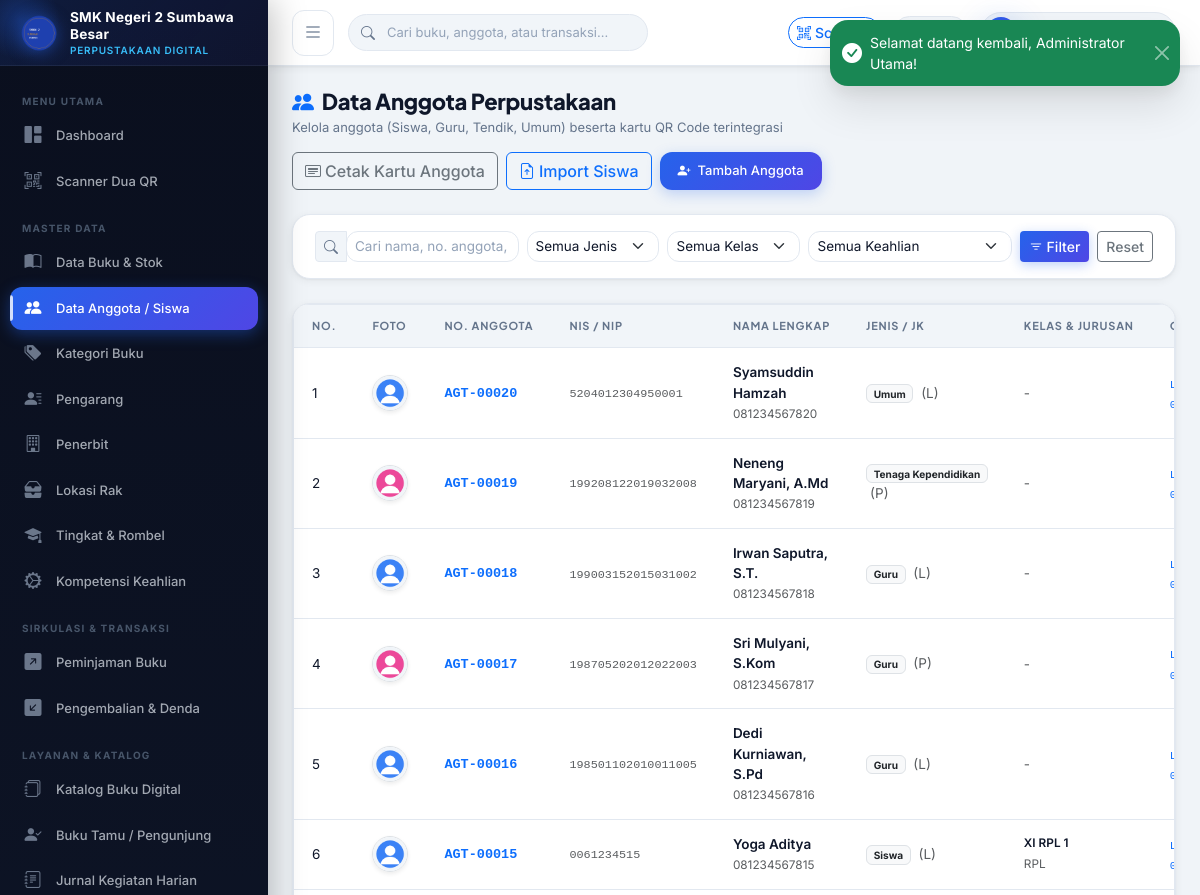
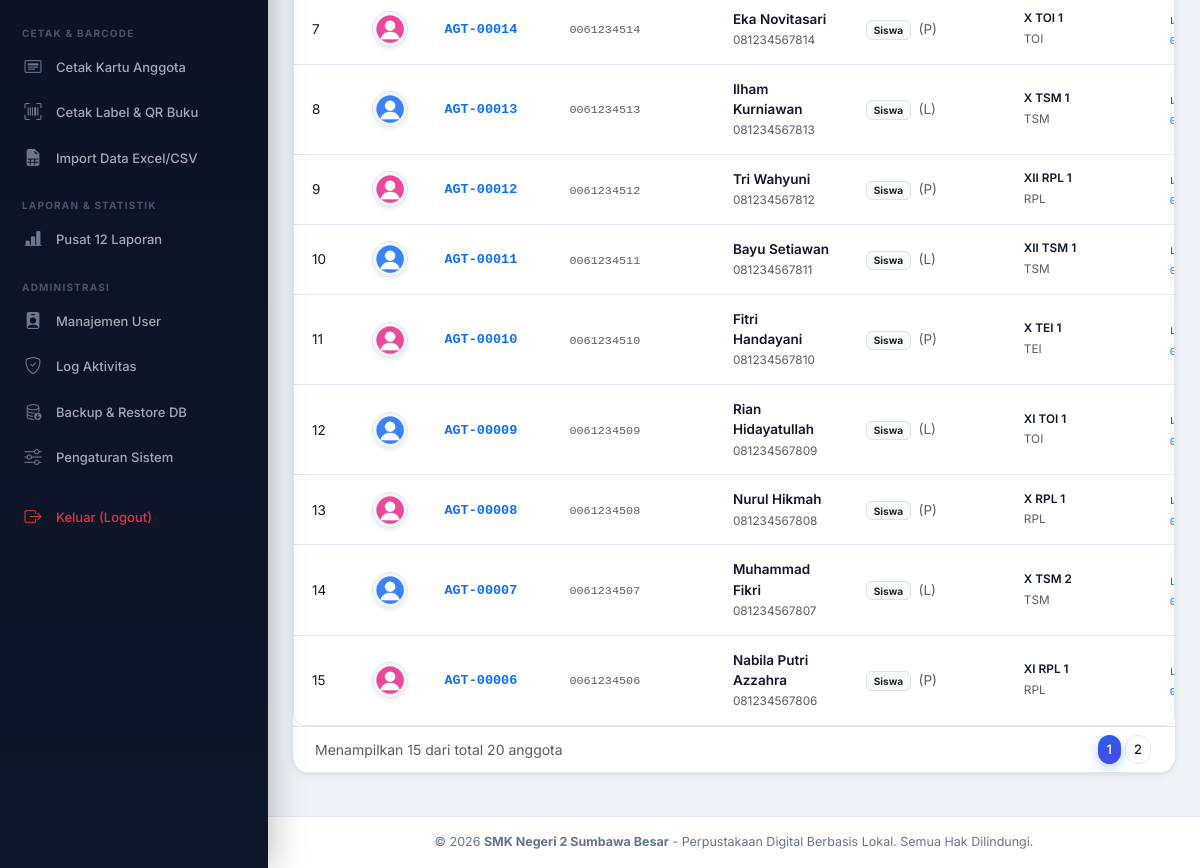
The page /index.php?page=anggota (signed in) on the database its author committed (2 pictures, top to bottom).
### tables this page shows
CREATE TABLE `anggota` (
  `id` INT AUTO_INCREMENT PRIMARY KEY,
  `user_id` INT NULL,
  `nomor_anggota` VARCHAR(30) NOT NULL UNIQUE,
  `identitas_no` VARCHAR(30) NOT NULL UNIQUE,  
  `nama` VARCHAR(100) NOT NULL,
  `jenis_anggota` ENUM('Siswa', 'Guru', 'Tenaga Kependidikan', 'Umum') NOT NULL DEFAULT 'Siswa',
  `jenis_kelamin` ENUM('L', 'P') NOT NULL,
  `kelas_id` INT NULL,
  `jurusan_id` INT NULL,
  `nomor_hp` VARCHAR(20) NULL,
  `alamat` TEXT NULL,
  `foto` VARCHAR(255) NULL,
  `qr_token` VARCHAR(100) NOT NULL UNIQUE,
  `qr_image` VARCHAR(255) NULL,
  `status_aktif` TINYINT(1) NOT NULL DEFAULT 1,
  `tanggal_registrasi` DATE NOT NULL,
  `created_at` DATETIME NOT NULL DEFAULT CURRENT_TIMESTAMP,
  `updated_at` DATETIME NOT NULL DEFAULT CURRENT_TIMESTAMP ON UPDATE CURRENT_TIMESTAMP,
  INDEX `idx_anggota_kelas` (`kelas_id`),
  INDEX `idx_anggota_jurusan` (`jurusan_id`),
  INDEX `idx_anggota_qr` (`qr_token`),
  CONSTRAINT `fk_anggota_user` FOREIGN KEY (`user_id`) REFERENCES `users` (`id`) ON DELETE SET NULL ON UPDATE CASCADE,
  CONSTRAINT `fk_anggota_kelas` FOREIGN KEY (`kelas_id`) REFERENCES `kelas` (`id`) ON DELETE SET NULL ON UPDATE CASCADE,
  CONSTRAINT `fk_anggota_jurusan` FOREIGN KEY (`jurusan_id`) REFERENCES `jurusan` (`id`) ON DELETE SET NULL ON UPDATE CASCADE
);

CREATE TABLE `kelas` (
  `id` INT AUTO_INCREMENT PRIMARY KEY,
  `tingkat` ENUM('X', 'XI', 'XII') NOT NULL,
  `jurusan_id` INT NOT NULL,
  `rombel` VARCHAR(10) NOT NULL DEFAULT '1',
  `nama_kelas` VARCHAR(50) NOT NULL,
  `created_at` DATETIME NOT NULL DEFAULT CURRENT_TIMESTAMP,
  INDEX `idx_jurusan_id` (`jurusan_id`),
  CONSTRAINT `fk_kelas_jurusan` FOREIGN KEY (`jurusan_id`) REFERENCES `jurusan` (`id`) ON UPDATE CASCADE
);

CREATE TABLE `jurusan` (
  `id` INT AUTO_INCREMENT PRIMARY KEY,
  `kode_jurusan` VARCHAR(20) NOT NULL UNIQUE,
  `nama_jurusan` VARCHAR(100) NOT NULL,
  `created_at` DATETIME NOT NULL DEFAULT CURRENT_TIMESTAMP
);

### config/config.php (called while the page is built, shortened)
<?php
require_once __DIR__ . '/database.php';
function base_url(string $path = ''): string {
    $path = ltrim($path, '/');
    return BASE_URL . ($path ? '/' . $path : '');
}

### config/database.php (called while the page is built, shortened)
<?php
class Database {
    private static ?PDO $instance = null;
    public static function getConnection(): PDO {
        if (self::$instance === null) {
            $options = [
                PDO::ATTR_ERRMODE            => PDO::ERRMODE_EXCEPTION,
                PDO::ATTR_DEFAULT_FETCH_MODE => PDO::FETCH_ASSOC,
                PDO::ATTR_EMULATE_PREPARES   => false,
            ];
            $dsn = "mysql:host=" . DB_HOST . ";port=" . DB_PORT . ";dbname=" . DB_NAME . ";charset=utf8mb4";
            try {
                self::$instance = new PDO($dsn, DB_USER, DB_PASS, $options);
            } catch (PDOException $e) {
                error_log("Database Connection Error: " . $e->getMessage());
                die('<div style="font-family:sans-serif;max-width:600px;margin:50px auto;padding:25px;border:1px solid #f5c6cb;background:#f8d7da;color:#721c24;border-radius:8px;">' .
                    '<h3 style="margin-top:0;">Gagal Terhubung ke Database MySQL</h3>' .
                    '<p>Pastikan layanan <strong>MySQL di XAMPP</strong> sudah diaktifkan dan database <strong>perpustakaan_db</strong> sudah di-import melalui phpMyAdmin.</p>' .
                    '<p style="font-size:12px;color:#856404;background:#fff3cd;padding:8px;border-radius:4px;">Detail konfigurasi: Host: ' . DB_HOST . ' | Database: ' . DB_NAME . ' | User: ' . DB_USER . '</p>' .
                    '</div>');
            }
        }
        return self::$instance;
    }
}
function get_db(): PDO {
    return Database::getConnection();
}

### models/Anggota.php (called while the page is built, shortened)
<?php
require_once __DIR__ . '/../config/database.php';
class Anggota {
    private PDO $db;
    public function __construct() {
        $this->db = get_db();
    }
    public function getAll(array $filters = [], int $limit = 20, int $offset = 0): array {
        $sql = "
            SELECT a.*, k.nama_kelas, j.kode_jurusan, j.nama_jurusan
            FROM anggota a
            LEFT JOIN kelas k ON a.kelas_id = k.id
            LEFT JOIN jurusan j ON a.jurusan_id = j.id
            WHERE 1=1
        ";
        $params = [];
        $sql .= " ORDER BY a.id DESC LIMIT " . (int)$limit . " OFFSET " . (int)$offset;
        $stmt = $this->db->prepare($sql);
        $stmt->execute($params);
        return $stmt->fetchAll();
    }
    public function countAll(array $filters = []): int {
        $sql = "
            SELECT COUNT(*) AS total
            FROM anggota a
            WHERE 1=1
        ";
        $params = [];
        $stmt = $this->db->prepare($sql);
        $stmt->execute($params);
        return (int)$stmt->fetchColumn();
    }
}

### views/anggota/index.php (the view, shortened to what this page needs)
<?php
require_once __DIR__ . '/../../config/config.php';
require_once __DIR__ . '/../../config/auth.php';
require_once __DIR__ . '/../../models/Anggota.php';
$anggotaModel = new Anggota();
$pageNo = max(1, (int)($_GET['p'] ?? 1));
$limit = 15;
$offset = ($pageNo - 1) * $limit;
$filters = [
    'search'        => trim($_GET['search'] ?? ''),
    'jenis_anggota' => trim($_GET['jenis_anggota'] ?? ''),
    'kelas_id'      => trim($_GET['kelas_id'] ?? ''),
    'jurusan_id'    => trim($_GET['jurusan_id'] ?? '')
];
$members = $anggotaModel->getAll($filters, $limit, $offset);
$totalRows = $anggotaModel->countAll($filters);
$totalPages = ceil($totalRows / $limit);
require_once __DIR__ . '/../layouts/header.php';
require_once __DIR__ . '/../layouts/sidebar.php';
?>
<div class="main-content">
    <?php require_once __DIR__ . '/../layouts/navbar.php'; ?>
    <div class="page-container">
        <div class="page-header">
            <div>
                <h1 class="page-title"><i class="bi bi-people-fill text-primary me-2"></i>Data Anggota Perpustakaan</h1>
                <div class="page-subtitle">Kelola anggota (Siswa, Guru, Tendik, Umum) beserta kartu QR Code terintegrasi</div>
            </div>
            <div class="d-flex gap-2">
                <a href="<?= base_url('index.php?page=cetak_kartu_massal') ?>" class="btn btn-outline-secondary">
                    <i class="bi bi-card-heading me-1"></i>Cetak Kartu Anggota
                </a>
                <a href="<?= base_url('index.php?page=import') ?>" class="btn btn-outline-primary">
                    <i class="bi bi-file-earmark-arrow-up me-1"></i>Import Siswa
                </a>
                <a href="<?= base_url('index.php?page=anggota_create') ?>" class="btn btn-primary-custom">
                    <i class="bi bi-person-plus-fill"></i> Tambah Anggota
                </a>
            </div>
        </div>
        <div class="card-custom mb-4">
            <div class="card-custom-body py-3">
                <form method="GET" action="<?= base_url('index.php') ?>" class="row g-2 align-items-center">
                    <div class="col-md-3">
                        <div class="input-group input-group-sm">
                            <span class="input-group-text"><i class="bi bi-search"></i></span>
                            <input type="text" name="search" class="form-control" placeholder="Cari nama, no. anggota, NISN..." value="<?= htmlspecialchars($filters['search'], ENT_QUOTES, 'UTF-8') ?>">
                        </div>
                    </div>
                    <div class="col-md-2">
                        <select name="jenis_anggota" class="form-select form-select-sm">
                            <option value="">Semua Jenis</option>
                        </select>
                    </div>
                    <div class="col-md-2">
                        <select name="kelas_id" class="form-select form-select-sm">
                            <option value="">Semua Kelas</option>
                        </select>
                    </div>
                    <div class="col-md-3">
                        <select name="jurusan_id" class="form-select form-select-sm">
                            <option value="">Semua Keahlian</option>
                        </select>
                    </div>
                    <div class="col-md-2 d-flex gap-2">
                        <button type="submit" class="btn btn-sm btn-primary flex-grow-1">
                            <i class="bi bi-filter"></i> Filter
                        </button>
                        <a href="<?= base_url('index.php?page=anggota') ?>" class="btn btn-sm btn-outline-secondary">
                            Reset
                        </a>
                    </div>
                </form>
            </div>
        </div>
        <div class="card-custom">
            <div class="table-responsive">
                <table class="table-custom">
                    <thead>
                        <tr>
                            <th>No.</th>
                            <th>Foto</th>
                            <th>No. Anggota</th>
                            <th>NIS / NIP</th>
                            <th>Nama Lengkap</th>
                            <th>Jenis / JK</th>
                            <th>Kelas & Jurusan</th>
                            <th>QR Token Anggota</th>
                        </tr>
                    </thead>
                    <tbody>
                        <?php if (empty($members)): ?>
                        <tr>
                            <td colspan="10" class="text-center py-5 text-muted">
                                <i class="bi bi-person-x fs-2 d-block mb-2 opacity-50"></i>
                                Tidak ada data anggota ditemukan.
                            </td>
                        </tr>
                        <?php else: ?>
                            <?php foreach ($members as $idx => $m): ?>
                            <?php
                                $photoUrl = !empty($m['foto']) && file_exists(UPLOAD_ANGGOTA_PATH . '/' . $m['foto'])
                                    ? base_url('uploads/anggota/' . $m['foto'])
                                    : asset_url('images/' . ($m['jenis_kelamin'] === 'P' ? 'default_avatar_f.png' : 'default_avatar_m.png'));
                            ?>
                            <tr>
                                <td><?= $offset + $idx + 1 ?></td>
                                <td>
                                    <img src="<?= $photoUrl ?>" alt="Foto" class="rounded-circle border shadow-sm" style="width: 36px; height: 36px; object-fit: cover;">
                                </td>
                                <td><span class="fw-bold font-monospace text-primary"><?= htmlspecialchars($m['nomor_anggota'], ENT_QUOTES, 'UTF-8') ?></span></td>
                                <td><span class="text-muted font-monospace small"><?= htmlspecialchars($m['identitas_no'], ENT_QUOTES, 'UTF-8') ?></span></td>
                                <td>
                                    <div class="fw-semibold text-main"><?= htmlspecialchars($m['nama'], ENT_QUOTES, 'UTF-8') ?></div>
                                    <small class="text-muted"><?= htmlspecialchars($m['nomor_hp'] ?: '-', ENT_QUOTES, 'UTF-8') ?></small>
                                </td>
                                <td>
                                    <span class="badge bg-light text-dark border"><?= htmlspecialchars($m['jenis_anggota'], ENT_QUOTES, 'UTF-8') ?></span>
                                    <span class="text-muted ms-1">(<?= $m['jenis_kelamin'] ?>)</span>
                                </td>
                                <td>
                                    <?php if ($m['nama_kelas']): ?>
                                        <div class="fw-semibold small"><?= htmlspecialchars($m['nama_kelas'], ENT_QUOTES, 'UTF-8') ?></div>
                                        <small class="text-muted"><?= htmlspecialchars($m['kode_jurusan'] ?? '', ENT_QUOTES, 'UTF-8') ?></small>
                                    <?php else: ?>
                                        <span class="text-muted">-</span>
                                    <?php endif; ?>
                                </td>
                                <td>
                                    <span class="font-monospace small text-primary" style="font-size: 11px;">
                                    </span>
                                </td>
                            </tr>
                            <?php endforeach; ?>
                        <?php endif; ?>
                    </tbody>
                </table>
            </div>
            <?php if ($totalPages > 1): ?>
            <div class="card-custom-header border-top d-flex justify-content-between align-items-center py-2">
                <small class="text-muted">Menampilkan <?= count($members) ?> dari total <?= $totalRows ?> anggota</small>
                <ul class="pagination pagination-sm mb-0">
                    <?php for ($i = 1; $i <= $totalPages; $i++): ?>
                    <li class="page-item <?= ($i === $pageNo) ? 'active' : '' ?>">
                        <a class="page-link" href="<?= base_url('index.php?page=anggota&p=' . $i . '&' . http_build_query($filters)) ?>"><?= $i ?></a>
                    </li>
                    <?php endfor; ?>
                </ul>
            </div>
            <?php endif; ?>
        </div>
    </div>
<?php require_once __DIR__ . '/../layouts/footer.php'; ?>

### rows shown on the page
anggota: idx "1", foto (placeholder picture), nomor_anggota "AGT-00020", identitas_no "5204012304950001", nama "Syamsuddin Hamzah", nomor_hp "081234567820", jenis_anggota "Umum", jenis_kelamin "L"
anggota: idx "2", foto (placeholder picture), nomor_anggota "AGT-00019", identitas_no "199208122019032008", nama "Neneng Maryani, A.Md", nomor_hp "081234567819", jenis_anggota "Tenaga Kependidikan", jenis_kelamin "P"
anggota: idx "3", foto (placeholder picture), nomor_anggota "AGT-00018", identitas_no "199003152015031002", nama "Irwan Saputra, S.T.", nomor_hp "081234567818", jenis_anggota "Guru", jenis_kelamin "L"
anggota: idx "4", foto (placeholder picture), nomor_anggota "AGT-00017", identitas_no "198705202012022003", nama "Sri Mulyani, S.Kom", nomor_hp "081234567817", jenis_anggota "Guru", jenis_kelamin "P"
anggota: idx "5", foto (placeholder picture), nomor_anggota "AGT-00016", identitas_no "198501102010011005", nama "Dedi Kurniawan, S.Pd", nomor_hp "081234567816", jenis_anggota "Guru", jenis_kelamin "L"
anggota: idx "6", foto (placeholder picture), nomor_anggota "AGT-00015", identitas_no "0061234515", nama "Yoga Aditya", nomor_hp "081234567815", jenis_anggota "Siswa", jenis_kelamin "L", kelas.nama_kelas "XI RPL 1", jurusan.kode_jurusan "RPL"
anggota: idx "7", foto (placeholder picture), nomor_anggota "AGT-00014", identitas_no "0061234514", nama "Eka Novitasari", nomor_hp "081234567814", jenis_anggota "Siswa", jenis_kelamin "P", kelas.nama_kelas "X TOI 1", jurusan.kode_jurusan "TOI"
anggota: idx "8", foto (placeholder picture), nomor_anggota "AGT-00013", identitas_no "0061234513", nama "Ilham Kurniawan", nomor_hp "081234567813", jenis_anggota "Siswa", jenis_kelamin "L", kelas.nama_kelas "X TSM 1", jurusan.kode_jurusan "TSM"
anggota: idx "9", foto (placeholder picture), nomor_anggota "AGT-00012", identitas_no "0061234512", nama "Tri Wahyuni", nomor_hp "081234567812", jenis_anggota "Siswa", jenis_kelamin "P", kelas.nama_kelas "XII RPL 1", jurusan.kode_jurusan "RPL"
anggota: idx "10", foto (placeholder picture), nomor_anggota "AGT-00011", identitas_no "0061234511", nama "Bayu Setiawan", nomor_hp "081234567811", jenis_anggota "Siswa", jenis_kelamin "L", kelas.nama_kelas "XII TSM 1", jurusan.kode_jurusan "TSM"
anggota: idx "11", foto (placeholder picture), nomor_anggota "AGT-00010", identitas_no "0061234510", nama "Fitri Handayani", nomor_hp "081234567810", jenis_anggota "Siswa", jenis_kelamin "P", kelas.nama_kelas "X TEI 1", jurusan.kode_jurusan "TEI"
anggota: idx "12", foto (placeholder picture), nomor_anggota "AGT-00009", identitas_no "0061234509", nama "Rian Hidayatullah", nomor_hp "081234567809", jenis_anggota "Siswa", jenis_kelamin "L", kelas.nama_kelas "XI TOI 1", jurusan.kode_jurusan "TOI"
anggota: idx "13", foto (placeholder picture), nomor_anggota "AGT-00008", identitas_no "0061234508", nama "Nurul Hikmah", nomor_hp "081234567808", jenis_anggota "Siswa", jenis_kelamin "P", kelas.nama_kelas "X RPL 1", jurusan.kode_jurusan "RPL"
anggota: idx "14", foto (placeholder picture), nomor_anggota "AGT-00007", identitas_no "0061234507", nama "Muhammad Fikri", nomor_hp "081234567807", jenis_anggota "Siswa", jenis_kelamin "L", kelas.nama_kelas "X TSM 2", jurusan.kode_jurusan "TSM"
anggota: idx "15", foto (placeholder picture), nomor_anggota "AGT-00006", identitas_no "0061234506", nama "Nabila Putri Azzahra", nomor_hp "081234567806", jenis_anggota "Siswa", jenis_kelamin "P", kelas.nama_kelas "XI RPL 1", jurusan.kode_jurusan "RPL"

### other values the page prints
$sidebarSchoolName "SMK Negeri 2 Sumbawa Besar"
count($members) "15"
$totalRows "20"
$schoolName "SMK Negeri 2 Sumbawa Besar"
